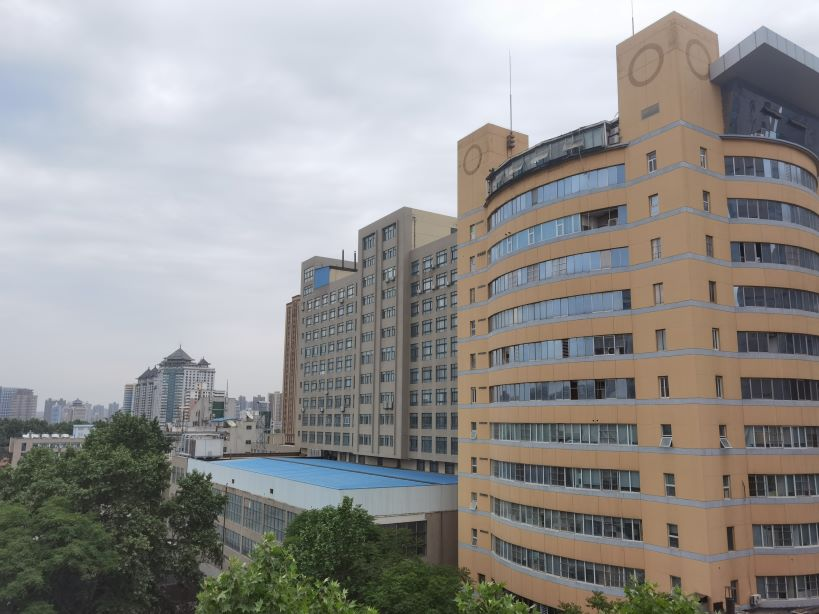
#> input picture 计算机视觉与模式识别/编程作业/Project7-Image Stiching/Image_Stiching/img1.jpg, 819 x 614 px
$ python demo_harris_affine.py
#> lines starting #> are read from the running program, lines starting #| are printed output that depends on the picture
### 计算机视觉与模式识别/编程作业/Project7-Image Stiching/Image_Stiching/detHarrisCorners.py
import numpy as np
import cv2
import matplotlib.pyplot as plt
from scipy import signal


def detHarrisCorners(img, corn_thresh=0.01, interactive=False):
    # convert to grayscale
    if img.ndim == 3 and img.shape[2] > 1:
        img = cv2.cvtColor(img, cv2.COLOR_BGR2GRAY)

    # Filter for horizontal and vertical direction
    dx = np.array([[1, 0, -1]])
    dy = np.array([[1], [0], [-1]])

    # Convolution of image with dx and dy
    Ix = signal.convolve(img, dx, mode='same')
    Iy = signal.convolve(img, dy, mode='same')

    if interactive:
        plt.subplot(1,2,1); plt.imshow(Ix, cmap='gray'); plt.axis('off'); plt.title('Ix')
        plt.subplot(1,2,2); plt.imshow(Iy, cmap='gray'); plt.axis('off'); plt.title('Iy')
        plt.show()

    # Raw Hessian Matrix
    Ixx = Ix * Ix
    Ixy = Ix * Iy
    Iyy = Iy * Iy

    if interactive:
        plt.gcf().suptitle('Before Smoothing')
        plt.subplot(2,2,1); plt.imshow(Ixx, cmap='gray'); plt.axis('off'); plt.title('Ixx')
        plt.subplot(2,2,2); plt.imshow(Ixy, cmap='gray'); plt.axis('off'); plt.title('Ixy')
        plt.subplot(2,2,3); plt.imshow(Ixy, cmap='gray'); plt.axis('off'); plt.title('Ixy')
        plt.subplot(2,2,4); plt.imshow(Iyy, cmap='gray'); plt.axis('off'); plt.title('Iyy')
        plt.show()

    # Gaussian filter definition
    G = np.array([[2,4,5,4,2], [4,9,12,9,4], [5,12,15,12,5], [4,9,12,9,4], [2,4,5,4,2]]) / 159.0

    # Convolution with Gaussian filter
    Ixx = signal.convolve(Ixx, G, mode='same')
    Iyy = signal.convolve(Iyy, G, mode='same')
    Ixy = signal.convolve(Ixy, G, mode='same')

    if interactive:
        plt.gcf().suptitle('After Smoothing')
        plt.subplot(2,2,1); plt.imshow(Ixx, cmap='gray'); plt.axis('off'); plt.title('Ixx')
        plt.subplot(2,2,2); plt.imshow(Ixy, cmap='gray'); plt.axis('off'); plt.title('Ixy')
        plt.subplot(2,2,3); plt.imshow(Ixy, cmap='gray'); plt.axis('off'); plt.title('Ixy')
        plt.subplot(2,2,4); plt.imshow(Iyy, cmap='gray'); plt.axis('off'); plt.title('Iyy')
        plt.show()

    # calculate the lambda1 and lambda2
    delta = (Ixx + Iyy) ** 2 - 4 * (Ixx * Iyy - Ixy ** 2)
    delta[delta < 0] = 0
    lambda1 = 0.5 * ((Ixx + Iyy) + np.sqrt(delta))
    lambda2 = 0.5 * ((Ixx + Iyy) - np.sqrt(delta))

    if interactive:
        plt.subplot(1,2,1); plt.imshow(lambda1, cmap='gray'); plt.axis('off'); plt.title('lambda_1')
        plt.subplot(1,2,2); plt.imshow(lambda2, cmap='gray'); plt.axis('off'); plt.title('lambda_2')
        plt.show()

    # Calculate the corner responseling'luan
    k = 0.04    # usually in the range[0.04 0.06]
    R = lambda1 * lambda2 - k * (lambda1 + lambda2) ** 2

    # Apply non-maximum suppression
    nr, nc = img.shape
    corner = np.ones((nr, nc))
    for i in range(0, nr):
        for j in range(0, nc):
            flag = True
            for u in range(-1, 2):
                for v in range(-1, 2):
                    try:
                        if R[i, j] < R[i + u, j + v]:
                            corner[i, j] = 0
                            flag = False
                            break
                    except IndexError:
                        continue
                if not flag:
                    break

    if interactive:
        plt.subplot(1,2,1); plt.imshow(R, cmap='gray'); plt.axis('off'); plt.title('Before NMS')
        plt.subplot(1,2,2); plt.imshow(R * corner, cmap='gray'); plt.axis('off'); plt.title('After NMS')
        plt.show()

    # find corner locations
    iLoc, jLoc = np.where(R * corner > corn_thresh * R.max())

    if interactive:
        plt.imshow(img, cmap='gray')
        plt.axis('off')
        plt.plot(jLoc, iLoc, 'rx', markersize=5)
        plt.show()

    # assign the output variables
    locs = np.column_stack((jLoc, iLoc))
    cornerness = R[iLoc, jLoc]

    return locs, cornerness

### 计算机视觉与模式识别/编程作业/Project7-Image Stiching/Image_Stiching/extractNccFeature.py
import numpy as np


def extractNccFeature(img, Locs, halfsz=None):
    if halfsz is None:
        halfsz = [12, 12]
    elif len(halfsz) <= 1:
        halfsz = [halfsz[0], halfsz[0]]
    else:
        halfsz = halfsz[0:2]
    halfsz = np.round(halfsz).astype(int)
    halfsz[halfsz < 1] = 1

    nc = img.shape[2]
    dim = np.prod(2 * halfsz + 1)
    descps = np.zeros((Locs.shape[0], nc * dim))

    img = img.astype(np.float32)

    for i in range(Locs.shape[0]):
        x, y = Locs[i, :]

        xlo = max([0, x - halfsz[0]])
        xhi = min([img.shape[1] - 1, x + halfsz[0]])
        ylo = max([0, y - halfsz[1]])
        yhi = min([img.shape[0] - 1, y + halfsz[1]])

        subimg = img[ylo: yhi + 1, xlo: xhi + 1, :]
        size = (xhi - xlo + 1) * (yhi - ylo + 1) * 3
        descps[i, 0:size] = subimg.flatten()

    descps -= np.tile(np.mean(descps, axis=1)[:, np.newaxis], (1, nc * dim))
    descps /= np.tile(np.sqrt(np.sum(descps ** 2, axis=1) + 1e-20)[:, np.newaxis], (1, nc * dim))

    return descps

### 计算机视觉与模式识别/编程作业/Project7-Image Stiching/Image_Stiching/est_optimal_Affine_ransac.py
import numpy as np
from affine_transform import affine_transform
from est_optimal_affine import est_optimal_affine


def est_optimal_Affine_ransac(points1, points2, ntrials):
    # Check the input
    if points1.shape != points2.shape:
        raise ValueError('The points should be given in pair!')
    if points1.shape[1] != 2:
        raise ValueError('The points should be given in Nx2 format!')
    if points1.shape[0] < 3:
        raise ValueError('At least 3 points are required!')

    # Check the number of trials for fundamental
    ntrials = 20 if ntrials < 20 else ntrials

    # Set the random state
    seed = 1234
    np.random.seed(seed)

    # Do the random experiments
    inliners = []
    num_inliners = np.zeros(ntrials)
    th_inliner = 20
    for i in range(ntrials):
        # Randomly picking 3 points
        y = np.random.choice(points1.shape[0], 3)

        # Estimate the affine transformation matrix
        try:
            A = est_optimal_affine(points1[y, :], points2[y, :])
        except np.linalg.LinAlgError:
            inliners.append((None, None))
            continue

        # Get the inlier indexes
        L12 = affine_transform(A, points1)
        d = np.sqrt(np.sum((L12 - points2) ** 2, axis=1))
        inlier_idxs = np.where(d < th_inliner)[0]
        inliners.append((A, inlier_idxs))

        # Get the number of inliers
        num_inliners[i] = len(inlier_idxs)

    # Get the optimal solution
    idx = np.argmax(num_inliners)
    A, inlieridxs = inliners[idx]

    return A, inlieridxs

### 计算机视觉与模式识别/编程作业/Project7-Image Stiching/Image_Stiching/affine_transform.py
import numpy as np


def affine_transform(A, x):
    if A.shape != (2, 3):
        raise ValueError('The input A should be in 2x3 format!')

    if x.shape[1] != 2:
        raise ValueError('The input x should be in Nx2 format!')
    else:
        x = np.hstack([x, np.ones((x.shape[0], 1))])

    return np.dot(A, x.T).T

### 计算机视觉与模式识别/编程作业/Project7-Image Stiching/Image_Stiching/est_optimal_affine.py
import numpy as np


def est_optimal_affine(p1, p2):
    # Check the input
    if p1.shape != p2.shape:
        raise ValueError('The points should be given in pair!')
    if p1.shape != (3, 2):
        raise ValueError('The points should be given in 3x2 format!')

    # Compute the affine transformation matrix
    A = np.zeros((2, 3))

    # Build the linear system of equations
    M = np.zeros((6, 6))
    b = np.zeros((6, 1))
    for i in range(3):
        x1, y1 = p1[i, :]
        x2, y2 = p2[i, :]
        M[2 * i, :] = [x1, y1, 1, 0, 0, 0]
        M[2 * i + 1, :] = [0, 0, 0, x1, y1, 1]
        b[2 * i, 0] = x2
        b[2 * i + 1, 0] = y2

    # Solve the linear system of equations
    x = np.linalg.solve(M, b)

    # Extract the affine transformation matrix
    A[0, :] = [x[0, 0], x[1, 0], x[2, 0]]
    A[1, :] = [x[3, 0], x[4, 0], x[5, 0]]

    return A

### 计算机视觉与模式识别/编程作业/Project7-Image Stiching/Image_Stiching/demo_harris_affine.py
import numpy as np
import cv2
from detHarrisCorners import detHarrisCorners
from extractNccFeature import extractNccFeature
from est_optimal_Affine_ransac import est_optimal_Affine_ransac

if __name__ == '__main__':
    im1 = cv2.imread('img1.jpg')
#> im1 is the input picture: shape (614, 819, 3); mean B, G, R 144.3, 146.3, 148.2
    im2 = cv2.imread('img2.jpg')
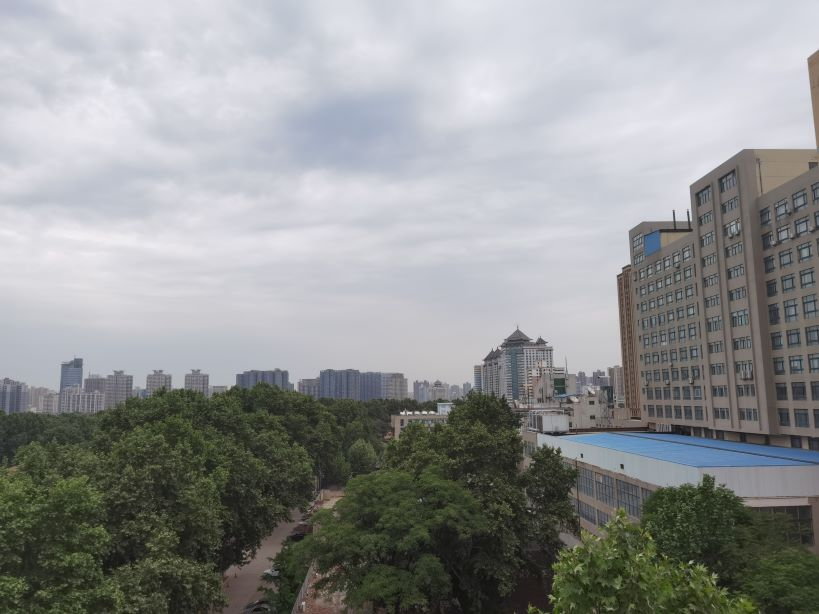
#> input picture 计算机视觉与模式识别/编程作业/Project7-Image Stiching/Image_Stiching/img2.jpg, 819 x 614 px
#> im2 is the input picture: shape (614, 819, 3); mean B, G, R 146.9, 147, 145

    im_cat = np.concatenate((im1, im2), axis=1)
    cv2.imshow('', im_cat); cv2.waitKey(0); cv2.destroyAllWindows()

    Locs1, cornerness1 = detHarrisCorners(im1)
#> in detHarrisCorners, `delta[delta < 0] = 0`: delta: shape (614, 819) float64; min 0, max 389116812.9, mean 1709415.1
#> after the loop in detHarrisCorners, `for i in range(0, nr):`:
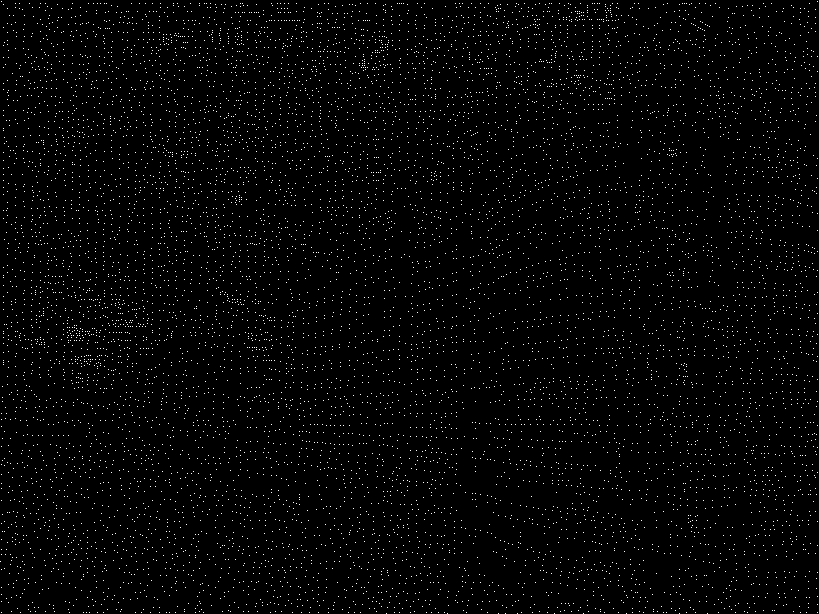
#> corner: shape (614, 819) float64; values 0 (black) and 1 (white), 1.9% white in thin lines or dots
#> in detHarrisCorners, `iLoc, jLoc = np.where(R * corner > corn_thresh * R.max())`: iLoc = 669 values from 1 to 613; jLoc = 669 values, max 817 at index 1, min 1 at index 0, mean 461.7
#> in detHarrisCorners, `locs = np.column_stack((jLoc, iLoc))`: locs = 669 pairs, first value 1 to 817, second value 1 to 613
#> in detHarrisCorners, `cornerness = R[iLoc, jLoc]`: cornerness = 669 values, max 120581707.1 at index 1, min 1206337.7 at index 577, mean 3225305.5
#> Locs1 has the same summary as locs in detHarrisCorners; cornerness1 has the same summary as cornerness in detHarrisCorners
    Locs2, cornerness2 = detHarrisCorners(im2)
#> call 2 of detHarrisCorners, with corn_thresh = 0.01, interactive = False
#> in detHarrisCorners (call 2), `delta[delta < 0] = 0`:
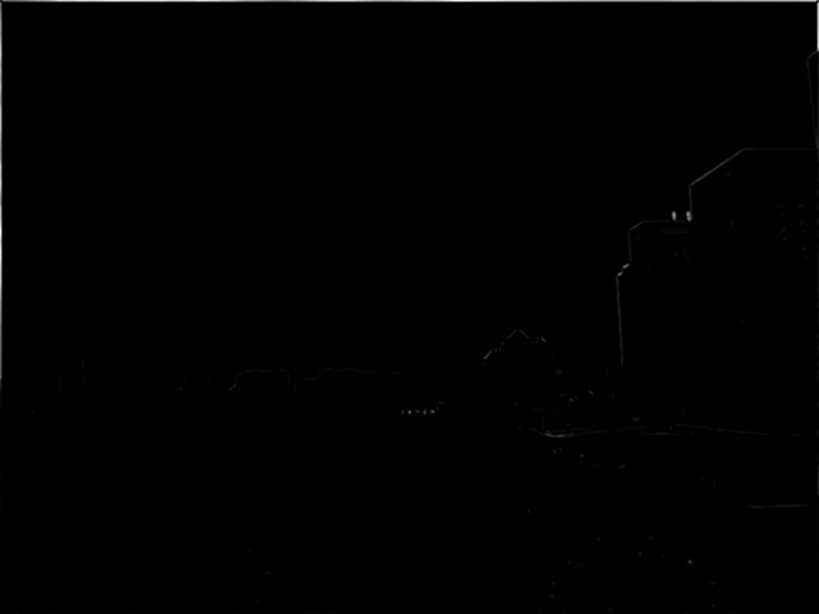
#> delta: shape (614, 819) float64; min 0, max 277614856.4, mean 1108598.2; drawn with min black and max white
#> after the loop in detHarrisCorners (call 2), `for i in range(0, nr):`:
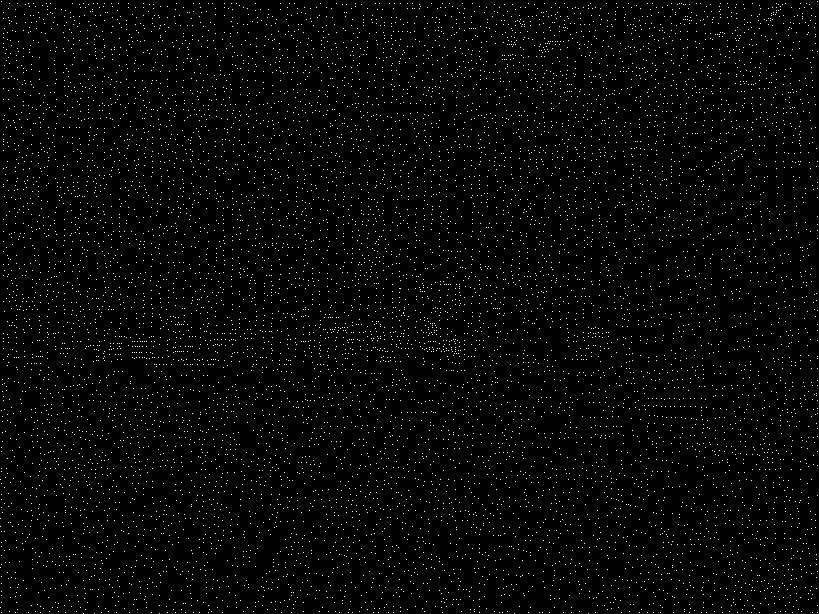
#> corner: shape (614, 819) float64; values 0 (black) and 1 (white), 2% white in thin lines or dots
#> in detHarrisCorners (call 2), `iLoc, jLoc = np.where(R * corner > corn_thresh * R.max())`: iLoc = 515 values from 1 to 613; jLoc = 515 values, max 817 at index 1, min 0 at index 383, mean 536.2
#> in detHarrisCorners (call 2), `locs = np.column_stack((jLoc, iLoc))`: locs = 515 pairs, first value 0 to 817, second value 1 to 613
#> in detHarrisCorners (call 2), `cornerness = R[iLoc, jLoc]`: cornerness = 515 values, max 76474258.6 at index 1, min 765273 at index 318, mean 2541386.1
#> Locs2 has the same summary as locs in detHarrisCorners; cornerness2 has the same summary as cornerness in detHarrisCorners

    descps1 = extractNccFeature(im1, Locs1, [20])
#> the loop in extractNccFeature, `for i in range(Locs.shape[0]):` made 669 passes
#> (x, y, xlo, xhi, ylo, yhi, size) on passes 1 to 3: (1, 1, 0, 21, 0, 21, 1452), (817, 1, 797, 818, 0, 21, 1452), (674, 11, 654, 694, 0, 31, 3936)
#> in extractNccFeature, `descps -= np.tile(np.mean(descps, axis=1)[:, np.newaxis], (1, nc * dim))`:
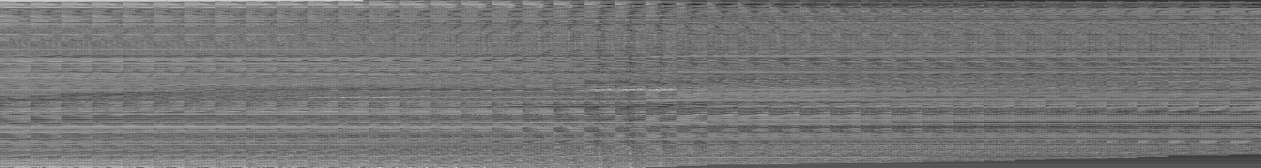
#> descps: shape (669, 5043) float64 (shown at 1/4 size); min -157.2, max 184.9, mean 0; drawn with min black and max white
    descps2 = extractNccFeature(im2, Locs2, [20])
#> the loop in extractNccFeature (call 2), `for i in range(Locs.shape[0]):` made 515 passes
#> (x, y, xlo, xhi, ylo, yhi, size) on passes 1 to 3: (1, 1, 0, 21, 0, 21, 1452), (817, 1, 797, 818, 0, 21, 1452), (817, 51, 797, 818, 31, 71, 2706)
#> after the loop in extractNccFeature (call 2), `for i in range(Locs.shape[0]):`:
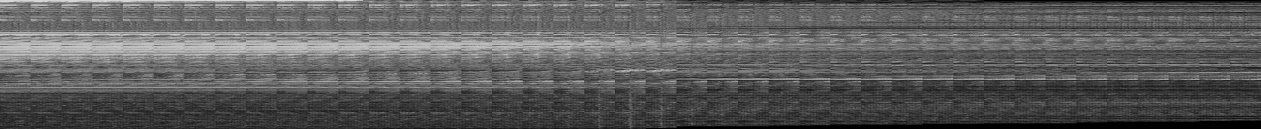
#> descps: shape (515, 5043) float64 (shown at 1/4 size); min 0, max 243, mean 91.7
    dist = np.dot(descps1, descps2.T)
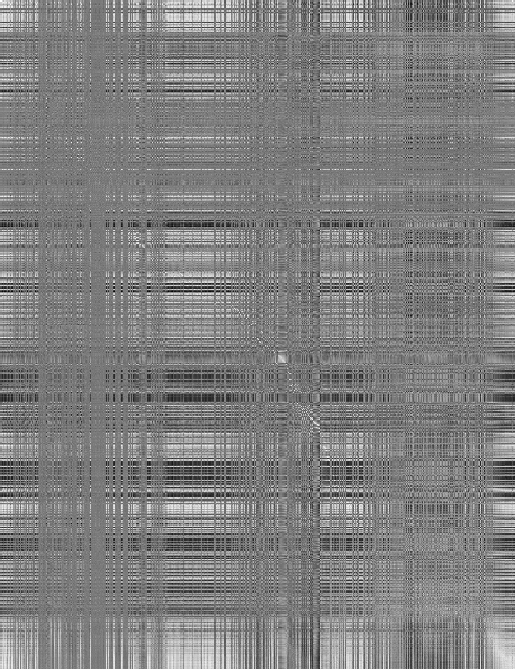
#> dist: shape (669, 515) float64; min -0.89, max 1, mean 0.0597; drawn with min black and max white

    vals = np.max(dist, axis=1)
    idxs = np.argmax(dist, axis=1)
    threshold = 0.75
    idxs1 = np.where(vals > threshold)[0]
    idxs2 = idxs[idxs1]
    Locs1 = Locs1[idxs1, :]

    for i in range(len(Locs1)):
        cv2.circle(im_cat, (int(Locs1[i, 0]), int(Locs1[i, 1])), 5, (0, 0, 255), 2)
        cv2.circle(im_cat, (int(Locs2[idxs2[i], 0] + im1.shape[1]), int(Locs2[idxs2[i], 1])), 5, (0, 255, 0), 2)
    cv2.imshow('', im_cat); cv2.waitKey(0); cv2.destroyAllWindows()

    ntrials = 10000
    A, inlineridxs = est_optimal_Affine_ransac(Locs2[idxs2, :], Locs1, ntrials)

    nx2, ny2 = im2.shape[1], im2.shape[0]
    xsbound2 = np.array([0, nx2 - 1, nx2 - 1, 0])
    ysbound2 = np.array([0, 0, ny2 - 1, ny2 - 1])
    x2bound_transformed = np.dot(A, np.vstack((xsbound2, ysbound2, np.ones(4))))

    nx1, ny1 = im1.shape[1], im1.shape[0]
    xlo = int(np.floor(np.min([0, np.min(x2bound_transformed[0, :])])))
    xhi = int(np.ceil(np.max([nx1 - 1, np.max(x2bound_transformed[0, :])])))
    ylo = int(np.floor(np.min([0, np.min(x2bound_transformed[1, :])])))
    yhi = int(np.ceil(np.max([ny1 - 1, np.max(x2bound_transformed[1, :])])))

    bounds = np.empty((2, 4), dtype=object)
    bounds[0, 0] = np.array([[0, nx1 - 1, nx1 - 1, 0], [0, 0, ny1 - 1, ny1 - 1]]) + np.tile([[-xlo], [-ylo]], (1, 4))
    bounds[1, 0] = x2bound_transformed + np.tile([[-xlo], [-ylo]], (1, 4))

    bounds[0, 1] = np.array([[1, 0, -xlo], [0, 1, -ylo]])
    bounds[1, 1] = A.copy()
    bounds[1, 1][0, 2] += -xlo
    bounds[1, 1][1, 2] += -ylo

    sigma = 0.75
    xg1, yg1 = np.meshgrid(np.arange(0, nx1), np.arange(0, ny1))
    mask1 = ((xg1 - nx1 / 2.0) ** 2) / ((sigma * nx1) ** 2) + ((yg1 - ny1 / 2.0) ** 2) / ((sigma * ny1) ** 2)
    xg2, yg2 = np.meshgrid(np.arange(0, nx2), np.arange(0, ny2))
    mask2 = ((xg2 - nx2 / 2.0) ** 2) / ((sigma * nx2) ** 2) + ((yg2 - ny2 / 2.0) ** 2) / ((sigma * ny2) ** 2)

    bounds[0, 2] = np.exp(-mask1)
    bounds[1, 2] = np.exp(-mask2)

    bounds[0, 3] = im1
    bounds[1, 3] = im2

    nc = im1.shape[2]
    imTotal = np.zeros((yhi - ylo + 1, xhi - xlo + 1, nc))
    maskTotal = np.zeros((yhi - ylo + 1, xhi - xlo + 1))

    for i in range(2):
        xlo_i = int(np.floor(np.min(bounds[i, 0][0, :])))
        xhi_i = int(np.ceil(np.max(bounds[i, 0][0, :])))
        ylo_i = int(np.floor(np.min(bounds[i, 0][1, :])))
        yhi_i = int(np.ceil(np.max(bounds[i, 0][1, :])))

        xg_i, yg_i = np.meshgrid(np.arange(xlo_i, xhi_i + 1), np.arange(ylo_i, yhi_i + 1))

        Aff = bounds[i, 1]
        coords_i = np.dot(np.linalg.inv(Aff[0:2, 0:2]),
                          np.vstack([xg_i.reshape(-1, order='F'), yg_i.reshape(-1, order='F')])
                          - np.tile(Aff[:, 2].reshape(2, 1), (1, xg_i.size)))
        xcoords_i = coords_i[0, :].reshape(xg_i.shape, order='F')
        ycoords_i = coords_i[1, :].reshape(yg_i.shape, order='F')

        im_i = np.zeros((yhi_i - ylo_i + 1, xhi_i - xlo_i + 1, nc))

        for j in range(nc):
            im_i[:, :, j] = cv2.remap(bounds[i, 3][:, :, j], xcoords_i.astype(np.float32), ycoords_i.astype(np.float32),
                                      cv2.INTER_LINEAR, borderMode=cv2.BORDER_CONSTANT, borderValue=0)

        mask_i = cv2.remap(bounds[i, 2], xcoords_i.astype(np.float32), ycoords_i.astype(np.float32),
                           cv2.INTER_LINEAR, borderMode=cv2.BORDER_CONSTANT, borderValue=0)

        cv2.imshow('', im_i.astype('uint8')); cv2.waitKey(0); cv2.destroyAllWindows()
        cv2.imshow('', mask_i); cv2.waitKey(0); cv2.destroyAllWindows()

        imTotal[ylo_i: yhi_i + 1, xlo_i: xhi_i + 1, :] += im_i * np.tile(mask_i[:, :, np.newaxis], (1, 1, nc))
        maskTotal[ylo_i: yhi_i + 1, xlo_i: xhi_i + 1] += mask_i

    imTotal /= np.dstack(((maskTotal + 1e-20), (maskTotal + 1e-20), (maskTotal + 1e-20)))
    cv2.imshow('', imTotal.astype('uint8')); cv2.waitKey(0); cv2.destroyAllWindows()
